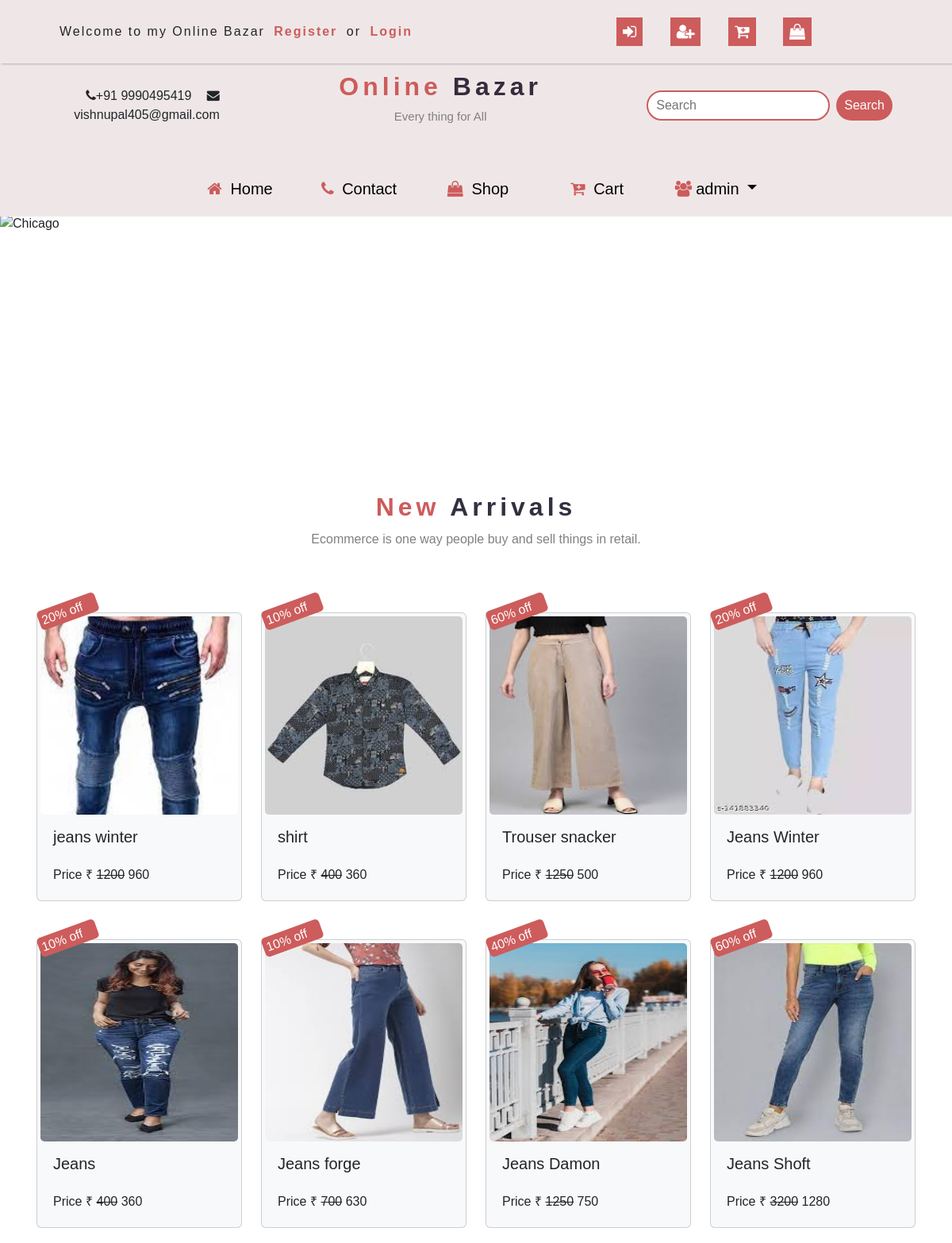
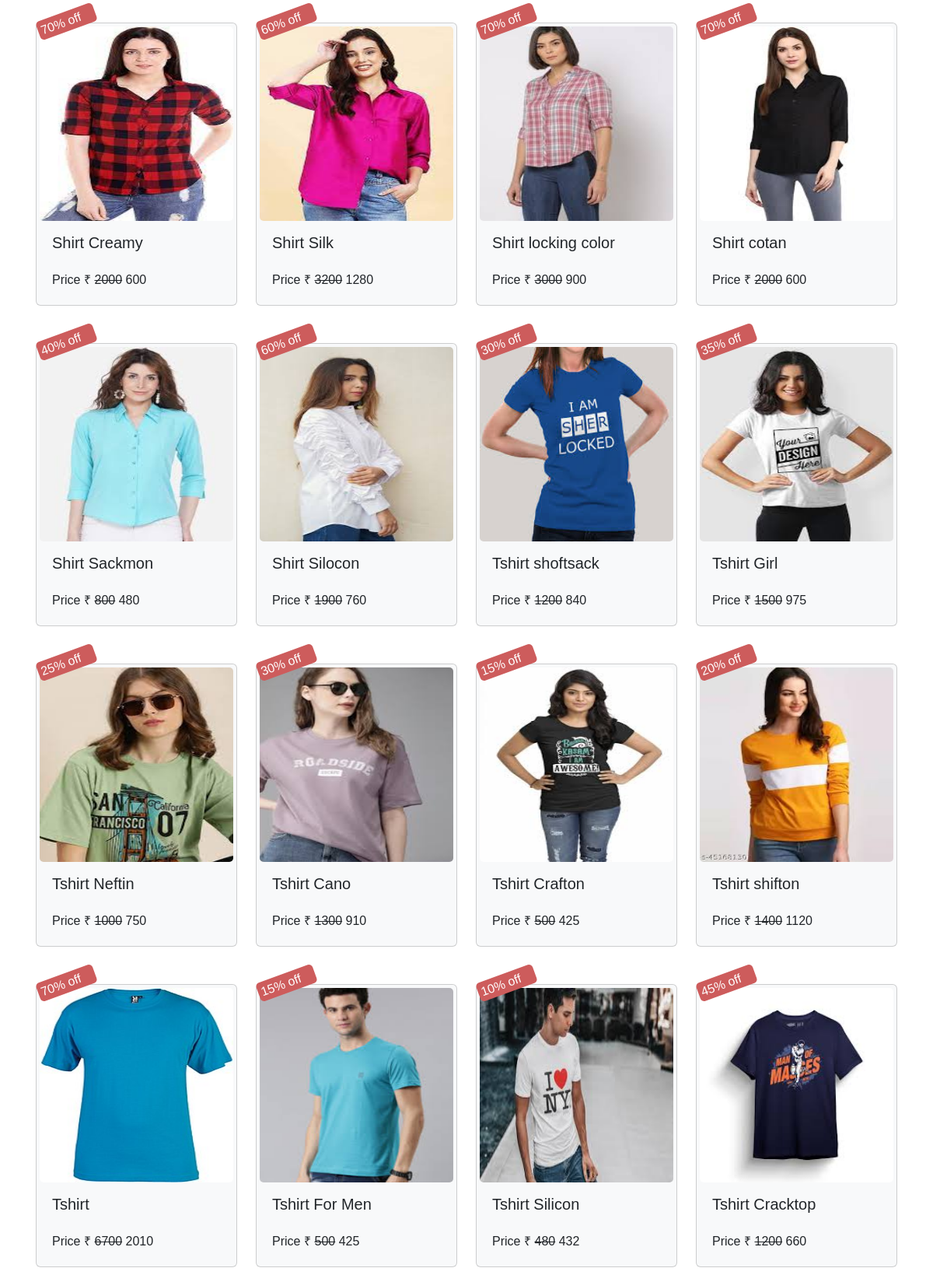
The app's page / (signed in, upper part) with its own data (2 pictures, top to bottom).
### mainapp/models.py (models this page shows, shortened)
class Product(models.Model):
    id = models.AutoField(primary_key=True)
    name = models.CharField(max_length=30)
    maincategory = models.ForeignKey(MainCategory, on_delete=models.CASCADE)
    subcategory = models.ForeignKey(SubCategory, on_delete=models.CASCADE)
    brand = models.ForeignKey(Brand, on_delete=models.CASCADE)
    seller = models.ForeignKey(Seller, on_delete=models.CASCADE, default=None)
    baseprice = models.IntegerField()
    discount = models.IntegerField()
    finalprice = models.IntegerField()
    size = models.CharField(max_length=100)
    color = models.CharField(max_length=100)
    discription = models.TextField()
    stock = models.CharField(max_length=20, default="In Stock")
    pic1 = models.ImageField(
        upload_to="images", default="No_image_available.svg.webp", null=True, blank=True
    )
    pic2 = models.ImageField(
        upload_to="images", default="No_image_available.svg.webp", null=True, blank=True
    )
    pic3 = models.ImageField(
        upload_to="images", default="No_image_available.svg.webp", null=True, blank=True
    )
    pic4 = models.ImageField(
        upload_to="images", default="No_image_available.svg.webp", null=True, blank=True
    )

### mainapp/views.py (the view, shortened to what this page needs)
# urls.py: 2. Add a URL to urlpatterns:  path('', views.home, name='home')
def home(request):
    products = Product.objects.all()
    products = products[::-1]
    return render(request, "index.html", {"Products": products})

### mainapp/templates/index.html (shortened to what this page needs)
{% load static %}
<!DOCTYPE html>
<html lang="en">
    <head>
        <link
            href="https://cdn.jsdelivr.net/npm/bootstrap@5.2.3/dist/css/bootstrap.min.css"
            rel="stylesheet">
        <link rel="stylesheet"
            href="https://cdnjs.cloudflare.com/ajax/libs/font-awesome/4.7.0/css/font-awesome.min.css">
        <link rel="stylesheet" href="{% static 'css/style.css' %}">
    </head>
    <body>
        <header>
            <nav class="nav1">
                <div class="left">
                    <span>Welcome to my Online Bazar</span>
                    <a href="{% url 'signup' %}">Register</a> or
                    <a href="{% url 'login' %}">Login</a>
                </div>
                <div class="right">
                    <a href="{% url 'login' %}"><i class="fa fa-sign-in"></i></a>
                    <a href="{% url 'signup' %}"><i class="fa fa-user-plus"></i></a>
                    <a href="{% url 'cart' %}"><i class="fa fa-cart-plus"></i></a>
                    <a href="/shop/All/All/All/"><i
                            class="fa fa-shopping-bag"></i></a>
                </div>
            </nav>
            <nav class="nav2">
                <div class="nav2-left">
                    <i class="fa fa-phone"></i>+91 9990495419
                    <i class="fa fa-envelope"></i>vishnupal405@gmail.com
                </div>
                <div class="nav2-center">
                    <h1>Online <span>Bazar</span></h1>
                    <p>Every thing for All</p>
                </div>
                <div class="nav2-right" style="padding: 0px 70px;">
                    <form class="d-flex w-100 marginFormIndex" role="search"
                        action="/shop/All/All/All/" method="post">
                        <input class="me-2" type="search"
                            placeholder="Search" aria-label="Search"
                            name="search" style="border-radius: 40px;">
                        <button class="search" style="border-radius: 40px;"
                            type="submit">Search</button>
                    </form>
                </div>
            </nav>
        </header>
        <nav class="nav3 navbar navbar-expand-lg sticky-top"
            style="z-index:2; background:#efe7e7; top:-1px;">
            <div class="collapse navbar-collapse"
                style="background:#efe7e7; justify-content:center;margin-top:5px;"
                id="navbarSupportedContent">
                <ul class="navbar-nav">
                    <li><a href="{% url 'index' %}"><i
                                class="fa fa-home"></i>
                            Home</a></li>
                    <li><a href="{% url 'contact' %}"><i class="fa fa-phone"></i>
                            Contact</a></li>
                    <li><a href="/shop/All/All/All/"><i
                                class="fa fa-shopping-bag"></i>
                            Shop</a></li>
                    <li><a href="{% url 'cart' %}"><i
                                class="fa fa-cart-plus"></i>
                            Cart</a></li>
                    {% if request.user.is_authenticated %}
                    <li class="dropdown">
                        <a class="dropdown-toggle"
                            href="#"
                            id="navbarDropdown" role="button"
                            data-bs-toggle="dropdown" aria-expanded="false">
                            <i class="fa fa-users"></i>{{request.user}}
                        </a>
                    </li>
                    {% else %}
                    <li><a href="{% url 'login' %}"><i
                                class="fa fa-sign-in"></i>
                            Login</a></li>
                    {% endif %}
                </ul>
            </div>
        </nav>
        {% block body %}
        <div style="width: 100%; height:300px;">
            <div id="demo" class="carousel slide" data-bs-ride="carousel">
                <div class="carousel-indicators" style="z-index: 1;">
                    <button type="button" data-bs-target="#demo"
                        data-bs-slide-to="0" class="active"></button>
                    <button type="button" data-bs-target="#demo"
                        data-bs-slide-to="1"></button>
                    <button type="button" data-bs-target="#demo"
                        data-bs-slide-to="2"></button>
                    <button type="button" data-bs-target="#demo"
                        data-bs-slide-to="3"></button>
                    <button type="button" data-bs-target="#demo"
                        data-bs-slide-to="4"></button>
                    <button type="button" data-bs-target="#demo"
                        data-bs-slide-to="5"></button>
                    <button type="button" data-bs-target="#demo"
                        data-bs-slide-to="6"></button>
                    <button type="button" data-bs-target="#demo"
                        data-bs-slide-to="7"></button>
                </div>
                <div class="carousel-inner">
                    <div class="carousel-item active">
                        <img src="{% static 'images/bn2.jpg' %}"
                            alt="Chicago"
                            class="d-block" style="width:100%;height:300px;">
                    </div>
                </div>
                <button class="carousel-control-prev" type="button"
                    data-bs-target="#demo" data-bs-slide="prev">
                    <span class="carousel-control-prev-icon"></span>
                </button>
                <button class="carousel-control-next" type="button"
                    data-bs-target="#demo" data-bs-slide="next">
                    <span class="carousel-control-next-icon"></span>
                </button>
            </div>
        </div>
        <div class="product-intro">
            <h1>New <span>Arrivals</span></h1>
            <p>Ecommerce is one way people buy and sell things in retail.</p>
        </div>
        <div class="container">
            <div class="row mt-3">
                {% for i in Products %}
                <div
                    class="col-lg-3 col-md-4 col-sm-6 col-12 mt-3 mb-3">
                    <div class="card bg-light mt-3 img-thumbnail">
                        <span class="card-text discount">{{i.discount}}% off</span>
                        <a href="/singleProduct/{{i.id}}/">
                            <img
                                src="{{i.pic1.url}}"
                                class="card-img"
                                height="250px">
                        </a>
                        <div class="card-body">
                            <h5 class="card-title" style="height:40px">{{i.name}}</h5>
                            <p class="card-text" style="margin-bottom: 0px;">Price
                                &#8377;
                                <del>{{i.baseprice}}</del>
                                {{i.finalprice}}</p>
                        </div>
                    </div>
                </div>
                {% endfor %}
            </div>
        </div>
        {% endblock %}
    </body>
</html>

### mainapp/static/css/style.css (style rules this page uses)
body { scroll-behavior: smooth; font-family: 'Roboto', sans-serif; }
:root { --primary:indianred; --secondary:rgba(15,10,29,0.849); --light:#2f3640; }
:root { --skin-color:indianred; }
:root { --bg-black-900:#f2f2fc; --bg-black-100:#fdf9ff; --bg-black-50:#e8dfec; --text-black-900:#303e4d; --text-black-700:#504e70; }
body { font-family: Arial, Helvetica, sans-serif; }
.container { padding: 16px; }
.discount { width: 30%; height: 25px; position: absolute; top:-15px; left: 0; color: white; border-radius: 5px; background: var(--primary); line-height: 25px; padding: 0px 4px; transform: rotate(-20deg); }
header { width: 100%; height:200px; background-color: #efe7e7; }
.nav1 { width: 100%; height: 80px; display: flex; justify-content: space-around; align-items: center; flex-wrap: wrap; box-shadow: 2px 0px 3px gray; text-align: center; }
.nav1 .left { flex-basis: 50%; letter-spacing: 2px; }
.nav1 .left a { color: var(--primary); text-decoration: none; margin: 0px 5px; font-weight: bold; }
.right { flex-basis: 50%; }
.right i { margin: 0px 15px; font-size: 20px; background-color: var(--primary); padding: 8px; cursor: pointer; color: white; transition:0.4s ease-in-out; }
.nav2 { width: 100%; height: 105px; display: flex; justify-content: space-around; align-items: center; flex-wrap: wrap; text-align: center; }
.nav2 .nav2-left,.nav2 .nav2-center,.nav2 .nav2-right { flex-basis: 30%; margin: auto; cursor: pointer; }
.nav2 .nav2-left i { margin-left: 15px; }
.nav2 .nav2-center h1 { color: var(--primary); letter-spacing: 5px; font-size: 2rem; font-weight: bold; }
.nav2 .nav2-center h1 span { color:var(--secondary); }
.nav2 .nav2-center p { color: gray; font-size: 15px; margin-top: 5px; }
.nav3 { width: 100%; height: 70px; line-height: 70px; z-index: 1; }
.nav3 ul { list-style: none; text-align: center; }
.nav3 ul li { display: inline-block; width: 150px; position: relative; z-index: 99; }
.nav3 ul li a { text-decoration: none; color: black; font-weight: 500; display: block; font-size: 20px; }
.nav3 ul li a i { color: var(--primary); margin: 0px 5px; }
.search { border: none; border-radius: 4px; padding: 5px 10px; background-color: indianred; color: white; }
input[type="search"] { border-radius: 5px; border: 2px solid indianred; padding: 5px 10px; }
.product-intro { text-align: center; margin-top: 50px; }
.product-intro h1 { color: var(--primary); letter-spacing: 5px; font-size: 2rem; font-weight: bold; margin: 10px 0; }
.product-intro h1 span { color: var(--secondary); }
.product-intro p { color: gray; }

### records on screen
Product: discount "20", pic1 (picture), name "jeans winter", baseprice "1200", finalprice "960"
Product: discount "10", pic1 (picture), name "shirt", baseprice "400", finalprice "360"
Product: discount "60", pic1 (picture), name "Trouser snacker", baseprice "1250", finalprice "500"
Product: discount "20", pic1 (picture), name "Jeans Winter", baseprice "1200", finalprice "960"
Product: discount "10", pic1 (picture), name "Jeans", baseprice "400", finalprice "360"
Product: discount "10", pic1 (picture), name "Jeans forge", baseprice "700", finalprice "630"
Product: discount "40", pic1 (picture), name "Jeans Damon", baseprice "1250", finalprice "750"
Product: discount "60", pic1 (picture), name "Jeans Shoft", baseprice "3200", finalprice "1280"
Product: discount "70", pic1 (picture), name "Shirt Creamy", baseprice "2000", finalprice "600"
Product: discount "60", pic1 (picture), name "Shirt Silk", baseprice "3200", finalprice "1280"
Product: discount "70", pic1 (picture), name "Shirt locking color", baseprice "3000", finalprice "900"
Product: discount "70", pic1 (picture), name "Shirt cotan", baseprice "2000", finalprice "600"
Product: discount "40", pic1 (picture), name "Shirt Sackmon", baseprice "800", finalprice "480"
Product: discount "60", pic1 (picture), name "Shirt Silocon", baseprice "1900", finalprice "760"
Product: discount "30", pic1 (picture), name "Tshirt shoftsack", baseprice "1200", finalprice "840"
Product: discount "35", pic1 (picture), name "Tshirt Girl", baseprice "1500", finalprice "975"
Product: discount "25", pic1 (picture), name "Tshirt Neftin", baseprice "1000", finalprice "750"
Product: discount "30", pic1 (picture), name "Tshirt Cano", baseprice "1300", finalprice "910"
Product: discount "15", pic1 (picture), name "Tshirt Crafton", baseprice "500", finalprice "425"
Product: discount "20", pic1 (picture), name "Tshirt shifton", baseprice "1400", finalprice "1120"
Product: discount "70", pic1 (picture), name "Tshirt", baseprice "6700", finalprice "2010"
Product: discount "15", pic1 (picture), name "Tshirt For Men", baseprice "500", finalprice "425"
Product: discount "10", pic1 (picture), name "Tshirt Silicon", baseprice "480", finalprice "432"
Product: discount "45", pic1 (picture), name "Tshirt Cracktop", baseprice "1200", finalprice "660"

### other values on screen
{{ request.user }} "admin"
